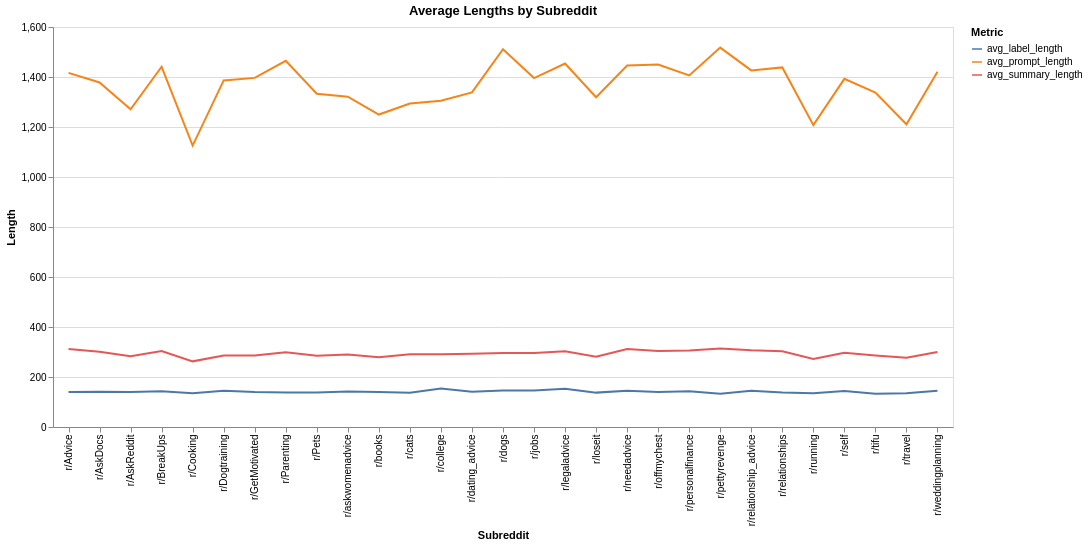

Notebook code cell kept with this figure:
### Code cell
import altair as alt

df_long = length_pd.reset_index().melt(
    id_vars="index",
    var_name="metric",
    value_name="value"
).rename(columns={"index": "subreddit"})

chart = alt.Chart(df_long).mark_line().encode(
    x=alt.X("subreddit:N", sort=None, title="Subreddit"),
    y=alt.Y("value:Q", title="Length"),
    color=alt.Color("metric:N", title="Metric"),
    tooltip=["subreddit", "metric", "value"]
).properties(
    width=900,
    height=400,
    title="Average Lengths by Subreddit"
)

chart.interactive()

### Figure 1 — Vega-Lite specification as saved in the notebook (floating-point values rounded to 4 significant figures)
{"config": {"view": {"continuousWidth": 300, "continuousHeight": 300}}, "data": {"name": "data-f600793e380a7f4dbc06e26b25d56724"}, "mark": {"type": "line"}, "encoding": {"color": {"field": "metric", "title": "Metric", "type": "nominal"}, "tooltip": [{"field": "subreddit", "type": "nominal"}, {"field": "metric", "type": "nominal"}, {"field": "value", "type": "quantitative"}], "x": {"field": "subreddit", "sort": null, "title": "Subreddit", "type": "nominal"}, "y": {"field": "value", "title": "Length", "type": "quantitative"}}, "height": 400, "params": [{"name": "param_1", "select": {"type": "interval", "encodings": ["x", "y"]}, "bind": "scales"}], "title": "Average Lengths by Subreddit", "width": 900, "$schema": "https://vega.github.io/schema/vega-lite/v5.20.1.json", "datasets": {"data-f600793e380a7f4dbc06e26b25d56724": [{"subreddit": "r/Advice", "metric": "avg_prompt_length", "value": 1417.0}, {"subreddit": "r/AskDocs", "metric": "avg_prompt_length", "value": 1378.0}, {"subreddit": "r/AskReddit", "metric": "avg_prompt_length", "value": 1271.0}, {"subreddit": "r/BreakUps", "metric": "avg_prompt_length", "value": 1441.0}, {"subreddit": "r/Cooking", "metric": "avg_prompt_length", "value": 1126.0}, {"subreddit": "r/Dogtraining", "metric": "avg_prompt_length", "value": 1386.0}, {"subreddit": "r/GetMotivated", "metric": "avg_prompt_length", "value": 1396.0}, {"subreddit": "r/Parenting", "metric": "avg_prompt_length", "value": 1465.0}, {"subreddit": "r/Pets", "metric": "avg_prompt_length", "value": 1333.0}, {"subreddit": "r/askwomenadvice", "metric": "avg_prompt_length", "value": 1321.0}, {"subreddit": "r/books", "metric": "avg_prompt_length", "value": 1250.0}, {"subreddit": "r/cats", "metric": "avg_prompt_length", "value": 1294.0}, {"subreddit": "r/college", "metric": "avg_prompt_length", "value": 1305.0}, {"subreddit": "r/dating_advice", "metric": "avg_prompt_length", "value": 1338.0}, {"subreddit": "r/dogs", "metric": "avg_prompt_length", "value": 1511.0}, {"subreddit": "r/jobs", "metric": "avg_prompt_length", "value": 1396.0}, {"subreddit": "r/legaladvice", "metric": "avg_prompt_length", "value": 1454.0}, {"subreddit": "r/loseit", "metric": "avg_prompt_length", "value": 1319.0}, {"subreddit": "r/needadvice", "metric": "avg_prompt_length", "value": 1446.0}, {"subreddit": "r/offmychest", "metric": "avg_prompt_length", "value": 1450.0}, {"subreddit": "r/personalfinance", "metric": "avg_prompt_length", "value": 1406.0}, {"subreddit": "r/pettyrevenge", "metric": "avg_prompt_length", "value": 1518.0}, {"subreddit": "r/relationship_advice", "metric": "avg_prompt_length", "value": 1426.0}, {"subreddit": "r/relationships", "metric": "avg_prompt_length", "value": 1438.0}, {"subreddit": "r/running", "metric": "avg_prompt_length", "value": 1208.0}, {"subreddit": "r/self", "metric": "avg_prompt_length", "value": 1393.0}, {"subreddit": "r/tifu", "metric": "avg_prompt_length", "value": 1337.0}, {"subreddit": "r/travel", "metric": "avg_prompt_length", "value": 1211.0}, {"subreddit": "r/weddingplanning", "metric": "avg_prompt_length", "value": 1421.0}, {"subreddit": "r/Advice", "metric": "avg_summary_length", "value": 311.7}, {"subreddit": "r/AskDocs", "metric": "avg_summary_length", "value": 300.9}, {"subreddit": "r/AskReddit", "metric": "avg_summary_length", "value": 283.2}, {"subreddit": "r/BreakUps", "metric": "avg_summary_length", "value": 303.5}, {"subreddit": "r/Cooking", "metric": "avg_summary_length", "value": 262.6}, {"subreddit": "r/Dogtraining", "metric": "avg_summary_length", "value": 285.8}, {"subreddit": "r/GetMotivated", "metric": "avg_summary_length", "value": 285.8}, {"subreddit": "r/Parenting", "metric": "avg_summary_length", "value": 298.5}, {"subreddit": "r/Pets", "metric": "avg_summary_length", "value": 284.7}, {"subreddit": "r/askwomenadvice", "metric": "avg_summary_length", "value": 290.2}, {"subreddit": "r/books", "metric": "avg_summary_length", "value": 279.3}, {"subreddit": "r/cats", "metric": "avg_summary_length", "value": 290.5}, {"subreddit": "r/college", "metric": "avg_summary_length", "value": 290.8}, {"subreddit": "r/dating_advice", "metric": "avg_summary_length", "value": 293.0}, {"subreddit": "r/dogs", "metric": "avg_summary_length", "value": 295.7}, {"subreddit": "r/jobs", "metric": "avg_summary_length", "value": 296.1}, {"subreddit": "r/legaladvice", "metric": "avg_summary_length", "value": 302.8}, {"subreddit": "r/loseit", "metric": "avg_summary_length", "value": 281.3}, {"subreddit": "r/needadvice", "metric": "avg_summary_length", "value": 311.8}, {"subreddit": "r/offmychest", "metric": "avg_summary_length", "value": 304.2}, {"subreddit": "r/personalfinance", "metric": "avg_summary_length", "value": 305.7}, {"subreddit": "r/pettyrevenge", "metric": "avg_summary_length", "value": 314.0}, {"subreddit": "r/relationship_advice", "metric": "avg_summary_length", "value": 306.7}, {"subreddit": "r/relationships", "metric": "avg_summary_length", "value": 302.7}, {"subreddit": "r/running", "metric": "avg_summary_length", "value": 271.7}, {"subreddit": "r/self", "metric": "avg_summary_length", "value": 297.1}, {"subreddit": "r/tifu", "metric": "avg_summary_length", "value": 285.9}, {"subreddit": "r/travel", "metric": "avg_summary_length", "value": 276.7}, {"subreddit": "r/weddingplanning", "metric": "avg_summary_length", "value": 299.8}, {"subreddit": "r/Advice", "metric": "avg_label_length", "value": 139.7}, {"subreddit": "r/AskDocs", "metric": "avg_label_length", "value": 141.5}, {"subreddit": "r/AskReddit", "metric": "avg_label_length", "value": 139.6}, {"subreddit": "r/BreakUps", "metric": "avg_label_length", "value": 143.1}, {"subreddit": "r/Cooking", "metric": "avg_label_length", "value": 134.6}, {"subreddit": "r/Dogtraining", "metric": "avg_label_length", "value": 145.5}, {"subreddit": "r/GetMotivated", "metric": "avg_label_length", "value": 139.7}, {"subreddit": "r/Parenting", "metric": "avg_label_length", "value": 137.7}, {"subreddit": "r/Pets", "metric": "avg_label_length", "value": 138.4}, {"subreddit": "r/askwomenadvice", "metric": "avg_label_length", "value": 142.2}, {"subreddit": "r/books", "metric": "avg_label_length", "value": 140.2}, {"subreddit": "r/cats", "metric": "avg_label_length", "value": 137.3}, {"subreddit": "r/college", "metric": "avg_label_length", "value": 153.5}, {"subreddit": "r/dating_advice", "metric": "avg_label_length", "value": 140.7}, {"subreddit": "r/dogs", "metric": "avg_label_length", "value": 145.9}, {"subreddit": "r/jobs", "metric": "avg_label_length", "value": 145.9}, {"subreddit": "r/legaladvice", "metric": "avg_label_length", "value": 153.3}, {"subreddit": "r/loseit", "metric": "avg_label_length", "value": 137.5}, {"subreddit": "r/needadvice", "metric": "avg_label_length", "value": 145.0}, {"subreddit": "r/offmychest", "metric": "avg_label_length", "value": 139.7}, {"subreddit": "r/personalfinance", "metric": "avg_label_length", "value": 142.8}, {"subreddit": "r/pettyrevenge", "metric": "avg_label_length", "value": 133.3}, {"subreddit": "r/relationship_advice", "metric": "avg_label_length", "value": 145.2}, {"subreddit": "r/relationships", "metric": "avg_label_length", "value": 138.0}, {"subreddit": "r/running", "metric": "avg_label_length", "value": 135.3}, {"subreddit": "r/self", "metric": "avg_label_length", "value": 144.3}, {"subreddit": "r/tifu", "metric": "avg_label_length", "value": 133.0}, {"subreddit": "r/travel", "metric": "avg_label_length", "value": 134.7}, {"subreddit": "r/weddingplanning", "metric": "avg_label_length", "value": 144.6}]}}
